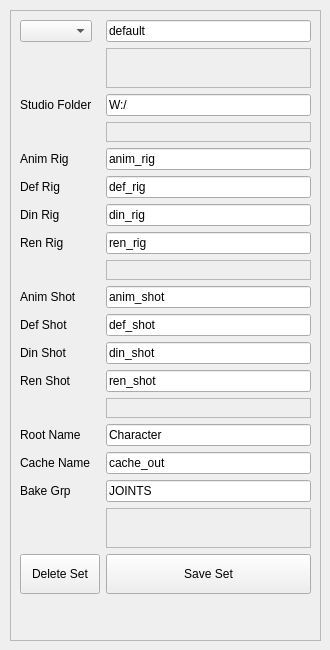
     <widget class="QWidget" name="Studio_Setting">
      <attribute name="title">
       <string>Studio_Setting</string>
      </attribute>
      <widget class="QFrame" name="frame_21">
       <property name="geometry">
        <rect>
         <x>10</x>
         <y>10</y>
         <width>311</width>
         <height>631</height>
        </rect>
       </property>
       <property name="frameShape">
        <enum>QFrame::StyledPanel</enum>
       </property>
       <property name="frameShadow">
        <enum>QFrame::Raised</enum>
       </property>
       <layout class="QFormLayout" name="formLayout">
        <property name="fieldGrowthPolicy">
         <enum>QFormLayout::AllNonFixedFieldsGrow</enum>
        </property>
        <item row="2" column="0">
         <widget class="QLabel" name="label_19">
          <property name="text">
           <string>Studio Folder</string>
          </property>
         </widget>
        </item>
        <item row="2" column="1">
         <widget class="QLineEdit" name="set_studio_folder">
          <property name="text">
           <string>W:/</string>
          </property>
         </widget>
        </item>
        <item row="4" column="0">
         <widget class="QLabel" name="label_21">
          <property name="text">
           <string>Anim Rig </string>
          </property>
         </widget>
        </item>
        <item row="4" column="1">
         <widget class="QLineEdit" name="set_anim_rig">
          <property name="text">
           <string>anim_rig</string>
          </property>
         </widget>
        </item>
        <item row="5" column="0">
         <widget class="QLabel" name="label_30">
          <property name="text">
           <string>Def Rig</string>
          </property>
         </widget>
        </item>
        <item row="5" column="1">
         <widget class="QLineEdit" name="set_def_rig">
          <property name="text">
           <string>def_rig</string>
          </property>
         </widget>
        </item>
        <item row="6" column="0">
         <widget class="QLabel" name="label_31">
          <property name="text">
           <string>Din Rig </string>
          </property>
         </widget>
        </item>
        <item row="6" column="1">
         <widget class="QLineEdit" name="set_din_rig">
          <property name="text">
           <string>din_rig</string>
          </property>
         </widget>
        </item>
        <item row="7" column="0">
         <widget class="QLabel" name="label_32">
          <property name="text">
           <string>Ren Rig</string>
          </property>
         </widget>
        </item>
        <item row="7" column="1">
         <widget class="QLineEdit" name="set_ren_rig">
          <property name="text">
           <string>ren_rig</string>
          </property>
         </widget>
        </item>
        <item row="9" column="0">
         <widget class="QLabel" name="label_33">
          <property name="text">
           <string>Anim Shot </string>
          </property>
         </widget>
        </item>
        <item row="9" column="1">
         <widget class="QLineEdit" name="set_anim_shot">
          <property name="text">
           <string>anim_shot</string>
          </property>
         </widget>
        </item>
        <item row="10" column="0">
         <widget class="QLabel" name="label_34">
          <property name="text">
           <string>Def Shot</string>
          </property>
         </widget>
        </item>
        <item row="10" column="1">
         <widget class="QLineEdit" name="set_def_shot">
          <property name="text">
           <string>def_shot</string>
          </property>
         </widget>
        </item>
        <item row="11" column="0">
         <widget class="QLabel" name="label_35">
          <property name="text">
           <string>Din Shot</string>
          </property>
         </widget>
        </item>
        <item row="11" column="1">
         <widget class="QLineEdit" name="set_din_shot">
          <property name="text">
           <string>din_shot</string>
          </property>
         </widget>
        </item>
        <item row="13" column="0">
         <widget class="QLabel" name="label_36">
          <property name="text">
           <string>Ren Shot</string>
          </property>
         </widget>
        </item>
        <item row="13" column="1">
         <widget class="QLineEdit" name="set_ren_shot">
          <property name="text">
           <string>ren_shot</string>
          </property>
         </widget>
        </item>
        <item row="3" column="1">
         <widget class="QFrame" name="frame_23">
          <property name="minimumSize">
           <size>
            <width>0</width>
            <height>20</height>
           </size>
          </property>
          <property name="frameShape">
           <enum>QFrame::StyledPanel</enum>
          </property>
          <property name="frameShadow">
           <enum>QFrame::Raised</enum>
          </property>
         </widget>
        </item>
        <item row="8" column="1">
         <widget class="QFrame" name="frame_24">
          <property name="minimumSize">
           <size>
            <width>0</width>
            <height>20</height>
           </size>
          </property>
          <property name="frameShape">
           <enum>QFrame::StyledPanel</enum>
          </property>
          <property name="frameShadow">
           <enum>QFrame::Raised</enum>
          </property>
         </widget>
        </item>
        <item row="15" column="0">
         <widget class="QLabel" name="label_37">
          <property name="text">
           <string>Root Name</string>
          </property>
         </widget>
        </item>
        <item row="15" column="1">
         <widget class="QLineEdit" name="set_root_name">
          <property name="text">
           <string>Character</string>
          </property>
         </widget>
        </item>
        <item row="14" column="1">
         <widget class="QFrame" name="frame_25">
          <property name="minimumSize">
           <size>
            <width>0</width>
            <height>20</height>
           </size>
          </property>
          <property name="frameShape">
           <enum>QFrame::StyledPanel</enum>
          </property>
          <property name="frameShadow">
           <enum>QFrame::Raised</enum>
          </property>
         </widget>
        </item>
        <item row="16" column="0">
         <widget class="QLabel" name="label_38">
          <property name="text">
           <string>Cache Name</string>
          </property>
         </widget>
        </item>
        <item row="16" column="1">
         <widget class="QLineEdit" name="set_cache_name">
          <property name="text">
           <string>cache_out</string>
          </property>
         </widget>
        </item>
        <item row="17" column="0">
         <widget class="QLabel" name="label_39">
          <property name="text">
           <string>Bake Grp</string>
          </property>
         </widget>
        </item>
        <item row="17" column="1">
         <widget class="QLineEdit" name="set_bake_grp">
          <property name="text">
           <string>JOINTS</string>
          </property>
         </widget>
        </item>
        <item row="19" column="0">
         <widget class="QPushButton" name="set_delete">
          <property name="minimumSize">
           <size>
            <width>0</width>
            <height>40</height>
           </size>
          </property>
          <property name="text">
           <string>Delete Set</string>
          </property>
         </widget>
        </item>
        <item row="19" column="1">
         <widget class="QPushButton" name="set_save">
          <property name="minimumSize">
           <size>
            <width>0</width>
            <height>40</height>
           </size>
          </property>
          <property name="text">
           <string>Save Set</string>
          </property>
         </widget>
        </item>
        <item row="18" column="1">
         <widget class="QFrame" name="frame_26">
          <property name="minimumSize">
           <size>
            <width>0</width>
            <height>40</height>
           </size>
          </property>
          <property name="frameShape">
           <enum>QFrame::StyledPanel</enum>
          </property>
          <property name="frameShadow">
           <enum>QFrame::Raised</enum>
          </property>
         </widget>
        </item>
        <item row="0" column="0">
         <widget class="QComboBox" name="load_set_box"/>
        </item>
        <item row="0" column="1">
         <widget class="QLineEdit" name="set_name">
          <property name="text">
           <string>default</string>
          </property>
         </widget>
        </item>
        <item row="1" column="1">
         <widget class="QFrame" name="frame_27">
          <property name="minimumSize">
           <size>
            <width>0</width>
            <height>40</height>
           </size>
          </property>
          <property name="frameShape">
           <enum>QFrame::StyledPanel</enum>
          </property>
          <property name="frameShadow">
           <enum>QFrame::Raised</enum>
          </property>
         </widget>
        </item>
       </layout>
      </widget>
     </widget>
